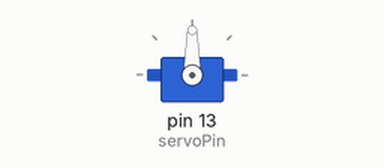
Bench run of a sketch on a simulated Arduino Uno, built with avr-gcc and run on an emulated ATmega328P. Shown: servo.

Above: at 0.05 s.
At 1.65 s:
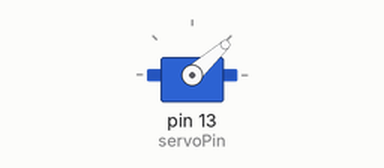
At 3.2 s:
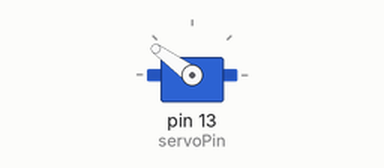
At 6.4 s:
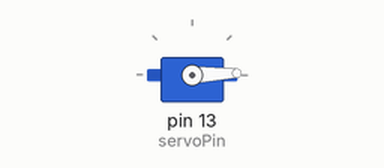
Timing chart, 0 to 8.4 s (numbered marks = the images above):
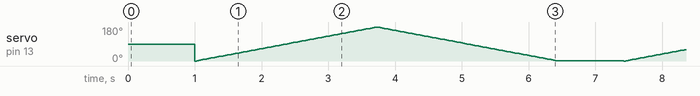

The sketch:

30.servos.ino
```cpp
#include <Servo.h>

int servoPin = 13;
int servoPos = 0;

String msg;

Servo myServo;

void setup() {
  // put your setup code here, to run once:
  Serial.begin(9600);

  // attach the given pin to the next free channel, sets pinMode,
  // returns channel number or INVALID_SERVO if failure
  myServo.attach(servoPin);
}

void loop() {
  // put your main code here, to run repeatedly:

  msg = Serial.readString();

  if(msg == "off"){
    // stop the servo
    myServo.detach();
  }

  // go half circle clock and counterclockwise
  for(servoPos = 0; servoPos < 180; servoPos++){
    // if value is < 200 its treated as an angle, otherwise as pulse width in microseconds
    myServo.write(servoPos);
    delay(15);
  }

  for(servoPos = 180; servoPos > 0; servoPos--){
    myServo.write(servoPos);
    delay(15);
  }

}
```
